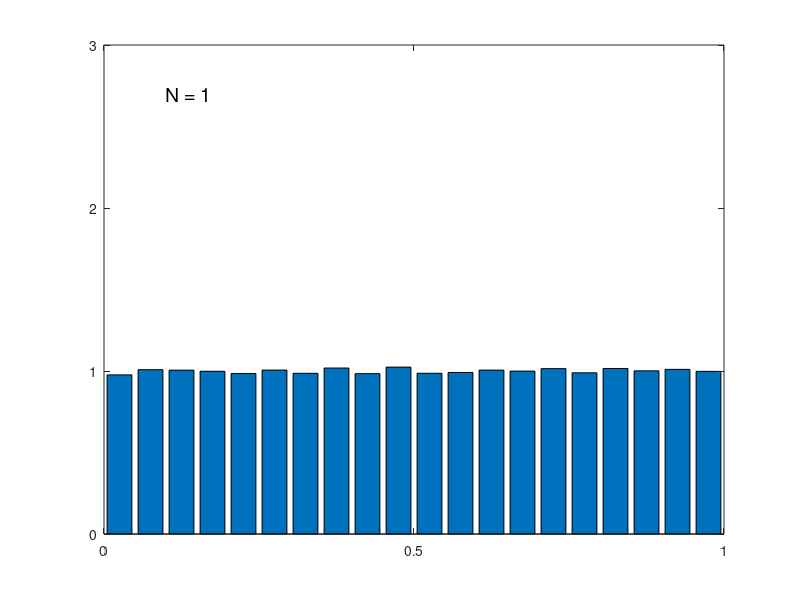

Recreate this plot in MATLAB. (Note: this script raises an error after producing the figure.)
% Demonstration of the Central Limit Theorem, based on Bishop 2.6
% Written by Matthew Dunham
function centralLimitDemo(doSave)

if nargin < 1, doSave = false; end

samples = 100000;
bins = 20;
N = [1 2 10];
for i=1:length(N)
   figure(i);
   convolutionHist(N(i),samples,bins);
   if doPrintPmtk, printPmtkFigures(sprintf('clt%d.pdf', N(i))); end;
end

%%
%Plot a normalized histogram of 'N' i.i.d. standard uniform samples of size
%'sampleSize' using the specified number of bins. 
function convolutionHist(N,sampleSize,bins)
X = mean(rand(sampleSize,N),2);
[counts binLocations] = hist(X,bins);
counts = counts / (sampleSize/bins); %Normalize counts
bar(binLocations,counts);
axis([0 1 0 3])
set(gca,'XTick',[0 0.5 1]);
set(gca,'YTick',0:3);
text(0.1,2.7,['N = ',num2str(N)],'FontSize',14);
end
end
